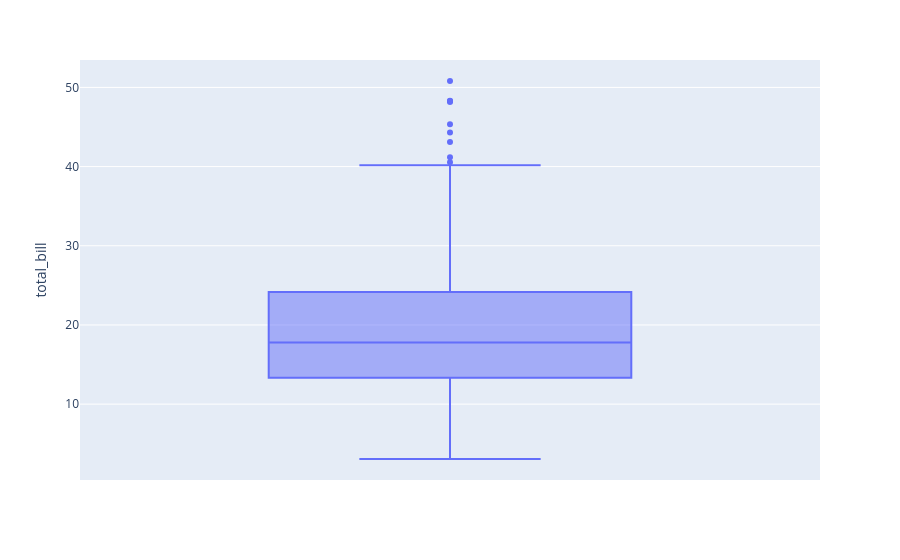

Notebook source saved alongside this figure:
### Code cell
fig = px.box(tips, y='total_bill')
fig.show()

### Figure 1 — Plotly figure (JSON) as saved in the notebook; plotly's stock layout.template omitted (floating-point values rounded to 4 significant figures; data arrays with more than 128 entries replaced by an {"elided": "..."} marker saying what was removed)
{"data": [{"alignmentgroup": "True", "hovertemplate": "total_bill=%{y}<extra></extra>", "legendgroup": "", "marker": {"color": "#636efa"}, "name": "", "notched": false, "offsetgroup": "", "orientation": "v", "showlegend": false, "type": "box", "x0": " ", "xaxis": "x", "y": {"elided": "244 float values"}, "y0": " ", "yaxis": "y"}], "layout": {"boxmode": "group", "legend": {"tracegroupgap": 0}, "margin": {"t": 60}, "xaxis": {"anchor": "y", "domain": [0, 1]}, "yaxis": {"anchor": "x", "domain": [0, 1], "title": {"text": "total_bill"}}}}
